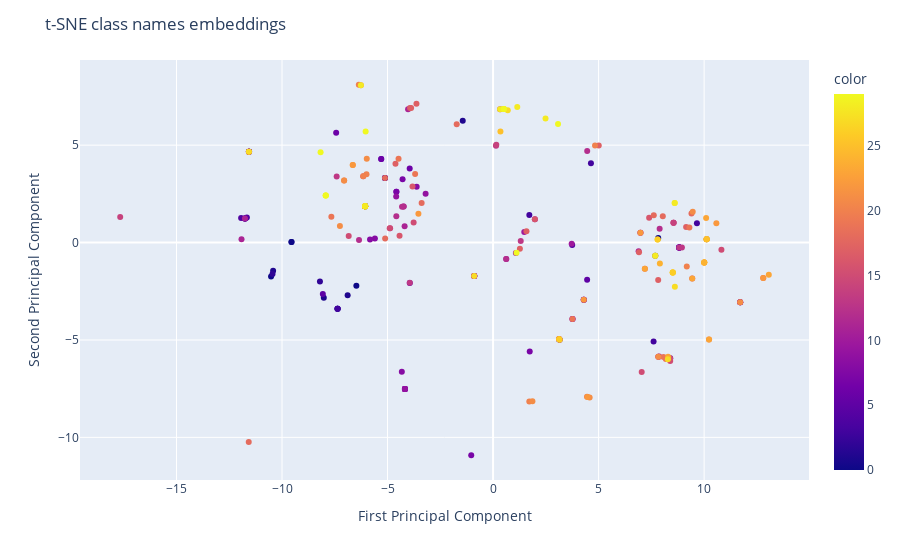

Notebook code cell kept with this figure:
### Code cell
# t-SNE

color = [[i for j in range(9)] for i in range(30)]
flat_color = np.array(color).flatten().tolist()

text_features_tsne = text_features
tsne = TSNE(n_components=2, verbose=0, perplexity=40, n_iter=300)
text_tsne = tsne.fit_transform(text_features_tsne.to('cpu'))

fig = px.scatter(x=text_tsne[:, 0], y=text_tsne[:, 1], hover_name=[all_labels[d] for d in catalog][0], color=flat_color)
fig.update_layout(
    title="t-SNE class names embeddings",
    xaxis_title="First Principal Component",
    yaxis_title="Second Principal Component",
)
cwd = '/home/onyxia/work/tsne_plot/'
path = os.path.join(cwd, 't-SNE class names embeddings.png')
fig.write_image(path, format='png', engine='kaleido')
fig.show()

### Figure 1 — Plotly figure (JSON) as saved in the notebook; plotly's stock layout.template omitted (floating-point values rounded to 4 significant figures; data arrays with more than 128 entries replaced by an {"elided": "..."} marker saying what was removed)
{"data": [{"hovertemplate": "<b>%{hovertext}</b><br><br>x=%{x}<br>y=%{y}<br>color=%{marker.color}<extra></extra>", "hovertext": {"elided": "270 str values"}, "legendgroup": "", "marker": {"color": {"elided": "270 int values"}, "coloraxis": "coloraxis", "symbol": "circle"}, "mode": "markers", "name": "", "orientation": "v", "showlegend": false, "type": "scatter", "x": {"elided": "270 float values"}, "xaxis": "x", "y": {"elided": "270 float values"}, "yaxis": "y"}], "layout": {"coloraxis": {"colorbar": {"title": {"text": "color"}}, "colorscale": [[0, "#0d0887"], [0.1111, "#46039f"], [0.2222, "#7201a8"], [0.3333, "#9c179e"], [0.4444, "#bd3786"], [0.5556, "#d8576b"], [0.6667, "#ed7953"], [0.7778, "#fb9f3a"], [0.8889, "#fdca26"], [1, "#f0f921"]]}, "legend": {"tracegroupgap": 0}, "margin": {"t": 60}, "title": {"text": "t-SNE class names embeddings"}, "xaxis": {"anchor": "y", "domain": [0, 1], "title": {"text": "First Principal Component"}}, "yaxis": {"anchor": "x", "domain": [0, 1], "title": {"text": "Second Principal Component"}}}}
